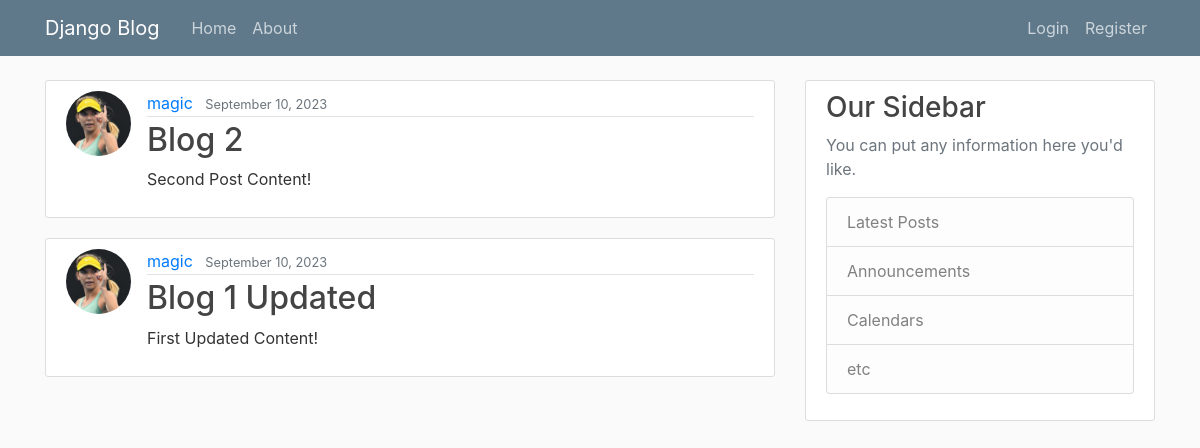
The app's page /, older data.
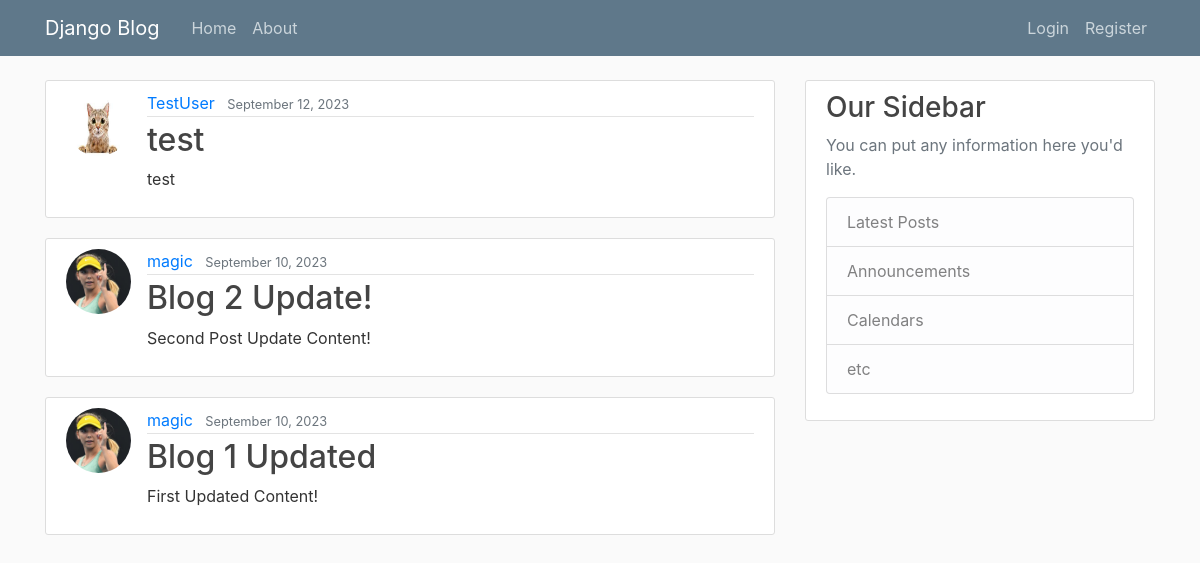
The same page, newer data.
### blog/models.py (models this page shows, shortened)
class Post(models.Model):
    title = models.CharField(max_length=100)
    content = models.TextField()
    date_posted = models.DateTimeField(default=timezone.now)
    author = models.ForeignKey(User, on_delete=models.CASCADE) # if the user is deleted, delete their posts also

### users/models.py (models this page shows, shortened)
class Profile(models.Model):
    user = models.OneToOneField(User, on_delete=models.CASCADE)
    image = models.ImageField(default='default.jpg', upload_to='profile_pics')

### blog/views.py (the view)
# urls.py: path("", PostListView.as_view(), name="blog-home"),
class PostListView(ListView):
    model = Post
    template_name = 'blog/home.html' # <app>/<model>_<viewtype>.html
    context_object_name = 'posts'
    ordering = ['-date_posted']
    paginate_by = 5

### blog/templates/blog/home.html
{% extends "blog/base.html" %}
{% block content %}
    {% for post in posts %}
        <article class="media content-section">
            <img class="rounded-circle article-img" src="{{ post.author.profile.image.url }}">
            <div class="media-body">
                <div class="article-metadata">
                    <a class="mr-2" href="#">{{ post.author }}</a>
                    <small class="text-muted">{{ post.date_posted|date:"F d, Y" }}</small>
                </div>
                <h2><a class="article-title" href="{% url 'post-detail' post.id %}">{{ post.title }}</a></h2>
                <p class="article-content">{{ post.content }}</p>
            </div>
        </article>
    {% endfor %}
{% endblock content %}

Row changes from the older to the newer data that the page shows:
added Post: author.profile.image (placeholder picture), author "TestUser", date_posted "September 12, 2023", title "test", content "test"
changed Post: title "Blog 2" → "Blog 2 Update!"; content "Second Post Content!" → "Second Post Update Content!"
